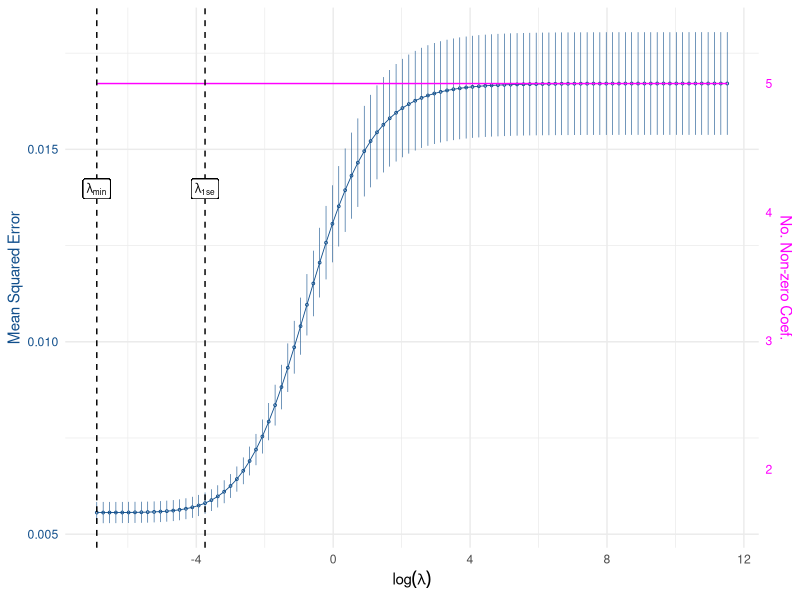
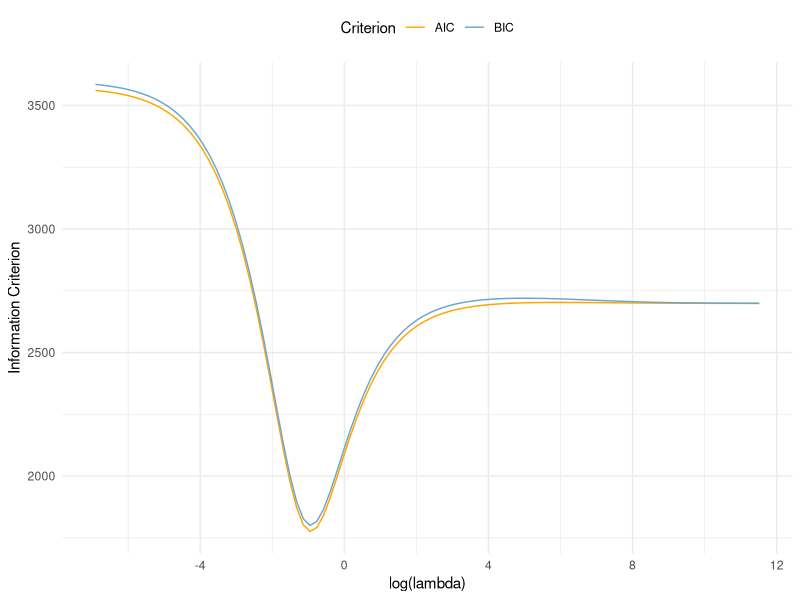
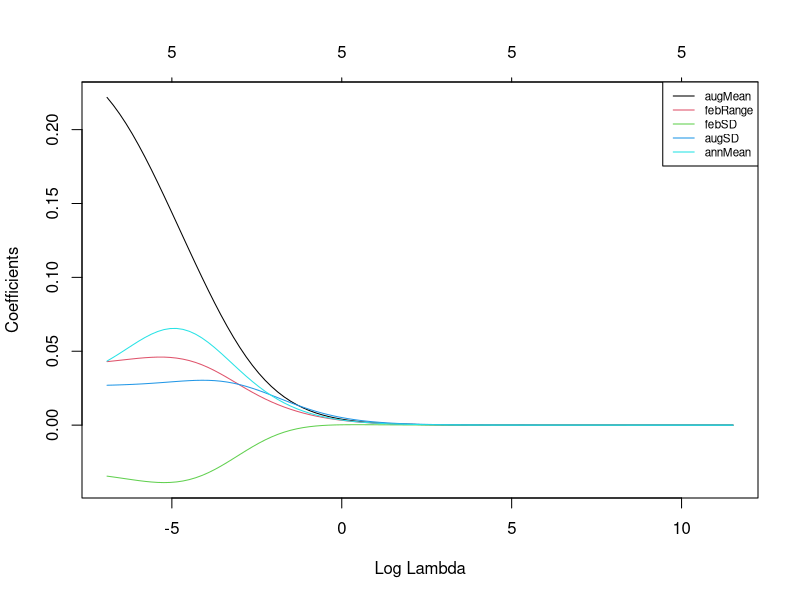
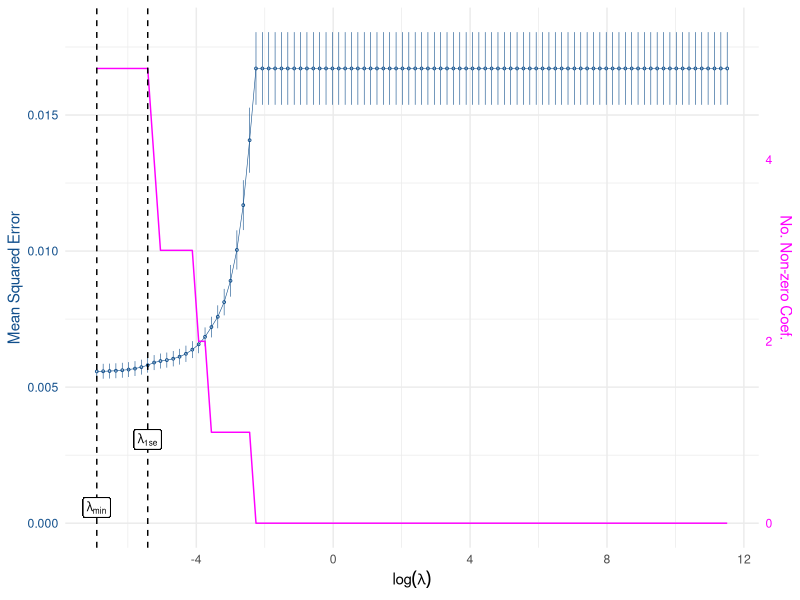
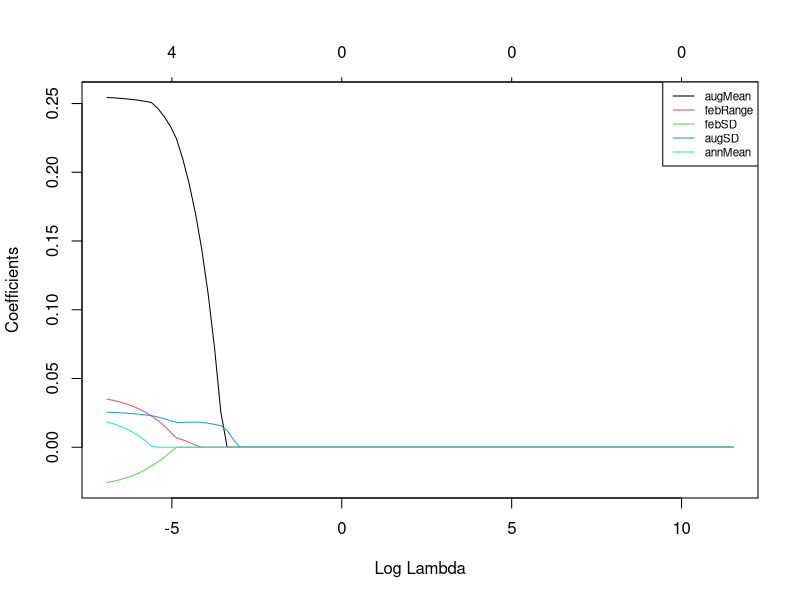
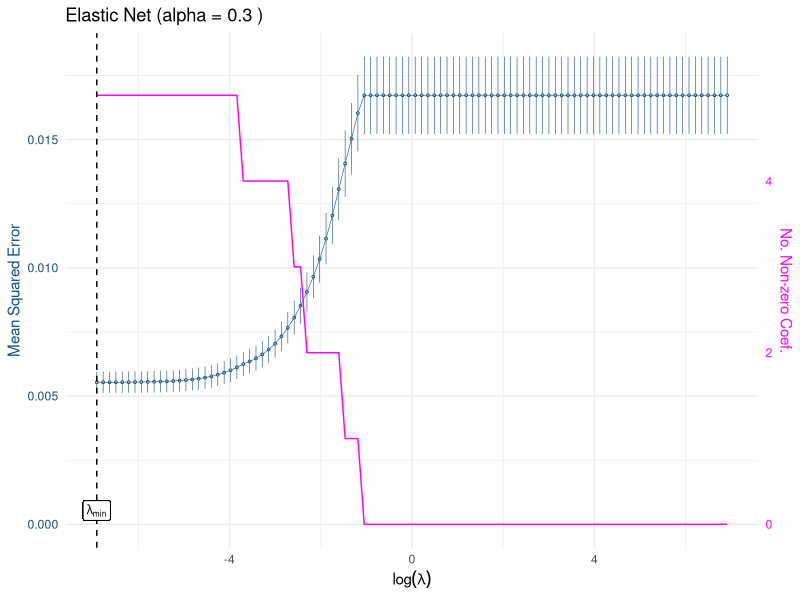
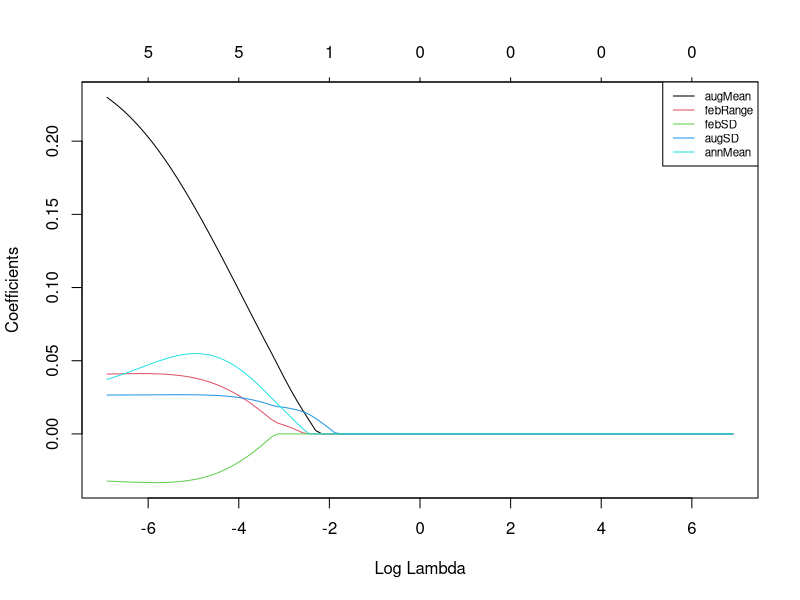

The R source for these figures, in order:
## ---- chunk 1
# Ridge Regression with Cross-Validation

# Set seed for reproducibility
set.seed(123)

# Load necessary libraries
library(glmnet)
library(tidyverse)

# Read the data
sw <- read.csv("data/spp_df2.csv")

# Standardise the response variable and present as a matrix
y <- sw |>
  select(Y) |>
  scale(center = TRUE, scale = FALSE) |>
  as.matrix()

# Provide the predictors as a matrix
X <- sw |>
  select(-X, -dist, -bio, -Y, -Y1, -Y2) |>
  as.matrix()

# Set up lambda sequence
lambdas_to_try <- 10 ^ seq(-3, 5, length.out = 100)

# Perform 10-fold cross-validation
ridge_cv <- cv.glmnet(X, y, alpha = 0, lambda = lambdas_to_try,
  standardize = TRUE, nfolds = 10)
## ---- chunk 2
#| echo: false
#| fig-width: 4
#| fig-height: 2.15
#| fig.cap: "Cross-validation statistics for the Ridge Regression approach applied to the seaweed data."
#| label: fig-ridge-regression

ridge_cv_df <- data.frame(lambda = ridge_cv$lambda,
                          cvm = ridge_cv$cvm,
                          cvmd = ridge_cv$cvsd,
                          nzero = ridge_cv$nzero)

ggplot(data = ridge_cv_df, aes(x = log(lambda), y = cvm)) +
  geom_errorbar(aes(ymin = cvm - cvmd, ymax = cvm + cvmd),
                width = 0.0, colour = "dodgerblue4",
                linewidth = 0.2) +
  geom_point(colour = "dodgerblue4", fill = "white",
             shape = 21, size = 0.6) +
  geom_line(colour = "dodgerblue4", linewidth = 0.3) +
  geom_line(aes(y = nzero / max(nzero) * max(cvm)),
            colour = "magenta") +
  scale_y_continuous(
    name = "Mean Squared Error",
    sec.axis = sec_axis(~ . / max(ridge_cv_df$cvm) * max(ridge_cv_df$nzero),
                        name = "No. Non-zero Coef.")
  ) +
  labs(x = expression(log(lambda))) +
  theme_minimal() +
  theme(
    axis.title.y.right = element_text(color = "magenta"),
    axis.title.y.left = element_text(color = "dodgerblue4"),
    axis.text.y.right = element_text(color = "magenta"),
    axis.text.y.left = element_text(color = "dodgerblue4")
  ) +
  geom_vline(xintercept = log(ridge_cv$lambda.min), linetype = "dashed") +
  geom_vline(xintercept = log(ridge_cv$lambda.1se), linetype = "dashed") +
  geom_label(aes(x = log(ridge_cv$lambda.min), y = max(cvm) - 0.0035),
             label = expression(lambda[min]), vjust = -1,
             size = 3) +
  geom_label(aes(x = log(ridge_cv$lambda.1se), y = max(cvm) - 0.0035),
             label = expression(lambda[`1se`]), vjust = -1,
             size = 3)
## ---- chunk 3
# Fit models and calculate performance metrics
fit_model_and_calculate_metrics <- function(X, y, lambda) {
  model <- glmnet(X, y, alpha = 0, lambda = lambda,
                  standardize = TRUE)
  y_hat <- predict(model, X)
  ssr <- sum((y - y_hat) ^ 2)
  rsq <- cor(y, y_hat) ^ 2
  list(model = model, ssr = ssr, rsq = rsq)
}

# Best cross-validated lambda
lambda_cv <- ridge_cv$lambda.min
mod_cv <- fit_model_and_calculate_metrics(X, y, lambda_cv)

# Print results
mod_cv
## ---- chunk 4
# Calculate AIC and BIC
calculate_ic <- function(X, y, lambda) {
  model <- glmnet(X, y, alpha = 0, lambda = lambda,
                  standardize = TRUE)
  betas <- as.vector(coef(model)[-1])
  resid <- y - (scale(X) %*% betas)
  H <- scale(X) %*%
    solve(t(scale(X)) %*% scale(X) + lambda *
            diag(ncol(X))) %*% t(scale(X))
  df <- sum(diag(H))
  log_resid_ss <- log(sum(resid ^ 2))
  aic <- nrow(X) * log_resid_ss + 2 * df
  bic <- nrow(X) * log_resid_ss + log(nrow(X)) * df
  list(aic = aic, bic = bic)
}

ic_results <- map(lambdas_to_try, ~ calculate_ic(X, y, .x)) |>
  transpose()
## ---- chunk 5
#| fig-width: 3.5
#| fig-height: 2.15
#| fig.cap: "Plot of information criteria for best model fit selected through Ridge Regression."
#| label: fig-aic-bic

# Plot information criteria
plot_ic <- function(lambdas, ic_results) {
  df <- data.frame(lambda = log(lambdas),
                   aic = unlist(ic_results$aic),
                   bic = unlist(ic_results$bic))

  df_long <- pivot_longer(df, cols = c(aic, bic),
                          names_to = "criterion",
                          values_to = "value")

  ggplot(df_long, aes(x = lambda, y = value, color = criterion)) +
    geom_line() +
    scale_color_manual(values = c("aic" = "orange", "bic" = "skyblue3"),
                       labels = c("aic" = "AIC", "bic" = "BIC")) +
    labs(x = "log(lambda)",
         y = "Information Criterion", color = "Criterion") +
    theme_minimal() +
    theme(legend.position = "top",
          legend.direction = "horizontal",
          legend.box = "horizontal")
}

plot_ic(lambdas_to_try, ic_results)
## ---- chunk 6
# Optimal lambdas according to both criteria
lambda_aic <- lambdas_to_try[which.min(ic_results$aic)]
lambda_bic <- lambdas_to_try[which.min(ic_results$bic)]

# Fit final models using the optimal lambdas
mod_aic <- fit_model_and_calculate_metrics(X, y, lambda_aic)
mod_bic <- fit_model_and_calculate_metrics(X, y, lambda_bic)
## ---- chunk 7
#| fig-width: 4.5
#| fig-height: 3.25
#| fig.cap: "Plot of the Ridge Regression coefficients paths."
#| label: fig-coef-path1

# Plot the Ridge Regression coefficients path
res <- glmnet(X, y, alpha = 0, lambda = lambdas_to_try,
              standardize = FALSE)
plot(res, xvar = "lambda")
legend("topright", lwd = 1, col = 1:6,
       legend = colnames(X), cex = 0.7)
## ---- chunk 8
#| echo: false

# Print results
print(paste("CV Lambda:", lambda_cv))
print(paste("AIC Lambda:", round(lambda_aic, 4)))
print(paste("BIC Lambda:", round(lambda_bic, 4)))
print(paste("CV R-squared:", round(mod_cv$rsq, 4)))
print(paste("AIC R-squared:", round(mod_aic$rsq, 4)))
print(paste("BIC R-squared:", round(mod_bic$rsq, 4)))
## ---- chunk 9
res_aic <- glmnet(X, y, alpha = 0, lambda = lambda_aic,
                  standardize = FALSE)
res_aic
coef(res_aic)
## ---- chunk 10
res_cv <- glmnet(X, y, alpha = 0, lambda = lambda_cv,
                 standardize = FALSE)
res_cv
coef(res_cv)
## ---- chunk 11
#| echo: false

# Set seed for reproducibility
set.seed(123)

# Perform 10-fold cross-validation
lasso_cv <- cv.glmnet(X, y, alpha = 1, lambda = lambdas_to_try,
                      standardize = TRUE, nfolds = 10)

# Fit models and calculate performance metrics
fit_model_and_calculate_metrics <- function(X, y, lambda) {
  model <- glmnet(X, y, alpha = 1, lambda = lambda,
                  standardize = TRUE)
  y_hat <- predict(model, X)
  ssr <- sum((y - y_hat) ^ 2)
  rsq <- cor(y, y_hat) ^ 2
  list(model = model, ssr = ssr, rsq = rsq)
}

# Best cross-validated lambda
lambda_cv <- lasso_cv$lambda.min
mod_cv <- fit_model_and_calculate_metrics(X, y, lambda_cv)
## ---- chunk 12
# Print results
mod_cv
coef(mod_cv$model)

# Print results
print(paste("CV Lambda:", lambda_cv))
print(paste("CV R-squared:", round(mod_cv$rsq, 4)))
## ---- chunk 13
#| echo: false
#| fig-width: 4
#| fig-height: 2.15
#| fig.cap: "Cross-validation statistics for Lasso Regression applied to the seaweed data."
#| label: fig-lasso-regression

# Plot cross-validation results (default plot method)
# plot(lasso_cv)
lasso_cv_df <- data.frame(lambda = lasso_cv$lambda,
                          cvm = lasso_cv$cvm,
                          cvmd = lasso_cv$cvsd,
                          nzero = lasso_cv$nzero)

ggplot(data = lasso_cv_df, aes(x = log(lambda), y = cvm)) +
  geom_errorbar(aes(ymin = cvm - cvmd, ymax = cvm + cvmd),
                width = 0.0, colour = "dodgerblue4",
                linewidth = 0.2) +
  geom_point(colour = "dodgerblue4", fill = "white",
             shape = 21, size = 0.6) +
  geom_line(colour = "dodgerblue4", linewidth = 0.2) +
  geom_line(aes(y = nzero / max(nzero) * max(cvm)),
            colour = "magenta") +
  scale_y_continuous(
    name = "Mean Squared Error",
    sec.axis = sec_axis(~ . / max(lasso_cv_df$cvm) * max(lasso_cv_df$nzero),
                        name = "No. Non-zero Coef.")
  ) +
  labs(x = expression(log(lambda))) +
  theme_minimal() +
  theme(
    axis.title.y.right = element_text(color = "magenta"),
    axis.title.y.left = element_text(color = "dodgerblue4"),
    axis.text.y.right = element_text(color = "magenta"),
    axis.text.y.left = element_text(color = "dodgerblue4")
  ) +
  geom_vline(xintercept = log(lasso_cv$lambda.min), linetype = "dashed") +
  geom_vline(xintercept = log(lasso_cv$lambda.1se), linetype = "dashed") +
  geom_label(aes(x = log(lasso_cv$lambda.min), y = min(cvm) - 0.005),
             label = expression(lambda[min]),
             size = 3) +
  geom_label(aes(x = log(lasso_cv$lambda.1se), y = min(cvm) - 0.0025),
             label = expression(lambda[`1se`]),
             size = 3)
## ---- chunk 14
#| echo: false
#| fig-width: 4.5
#| fig-height: 3.25
#| fig.cap: "Plot of the Lasso Regression coefficients paths."
#| label: fig-coef-path2

# Plot the Lasso Regression coefficients path
res <- glmnet(X, y, alpha = 1, lambda = lambdas_to_try,
              standardize = FALSE)
plot(res, xvar = "lambda")
legend("topright", lwd = 1, col = 1:6,
       legend = colnames(X), cex = 0.7)
## ---- chunk 15
# Define the range of alpha values to try
alphas_to_try <- seq(0, 1, by = 0.1)

# Define the range of lambda values to try
lambdas_to_try <- 10^seq(-3, 3, length.out = 100)

# Perform grid search with cross-validation
cv_results <- lapply(alphas_to_try, function(a) {
  cv.glmnet(X, y, alpha = a, lambda = lambdas_to_try,
            standardize = TRUE, nfolds = 10)
})

# Find the best alpha and lambda
best_result <- which.min(sapply(cv_results, function(x) min(x$cvm)))
best_alpha <- alphas_to_try[best_result]
best_lambda <- cv_results[[best_result]]$lambda.min

# Fit the final model with the best parameters
final_model <- glmnet(X, y, alpha = best_alpha,
                      lambda = best_lambda,
                      standardize = TRUE)

# Calculate performance metrics
y_hat <- predict(final_model, X)
ssr <- sum((y - y_hat) ^ 2)
rsq <- cor(y, y_hat) ^ 2
## ---- chunk 16
#| echo: false

# Print results
print(paste("Best Alpha:", best_alpha))
print(paste("Best Lambda:", best_lambda))
print(paste("R-squared:", round(rsq, 4)))
## ---- chunk 17
#| echo: false
#| fig-width: 4
#| fig-height: 2.15
#| fig.cap: "Cross-validation statistics for Elastic Net Regression applied to the seaweed data."
#| label: fig-elastic-net-regression

# Create a data frame for ggplot
cv_df <- data.frame(
  lambda = cv_results[[best_result]]$lambda,
  cvm = cv_results[[best_result]]$cvm,
  cvmd = cv_results[[best_result]]$cvsd,
  nzero = cv_results[[best_result]]$nzero
)

# Plot using ggplot2
ggplot(data = cv_df, aes(x = log(lambda), y = cvm)) +
  geom_errorbar(aes(ymin = cvm - cvmd, ymax = cvm + cvmd),
                width = 0.0, colour = "dodgerblue4",
                linewidth = 0.2) +
  geom_point(colour = "dodgerblue4", fill = "white",
             shape = 21, size = 0.6) +
  geom_line(colour = "dodgerblue4", linewidth = 0.2) +
  geom_line(aes(y = nzero / max(nzero) * max(cvm)),
            colour = "magenta") +
  scale_y_continuous(
    name = "Mean Squared Error",
    sec.axis = sec_axis(~ . / max(cv_df$cvm) * max(cv_df$nzero),
                        name = "No. Non-zero Coef.")
  ) +
  labs(x = expression(log(lambda)),
       title = paste("Elastic Net (alpha =", best_alpha, ")")) +
  theme_minimal() +
  theme(
    axis.title.y.right = element_text(color = "magenta"),
    axis.title.y.left = element_text(color = "dodgerblue4"),
    axis.text.y.right = element_text(color = "magenta"),
    axis.text.y.left = element_text(color = "dodgerblue4")
  ) +
  geom_vline(xintercept = log(best_lambda), linetype = "dashed") +
  geom_label(aes(x = log(best_lambda), y = min(cvm) - 0.005),
             label = expression(lambda[min]),
             size = 3)
## ---- chunk 18
#| echo: false
#| fig-width: 4.5
#| fig-height: 3.25
#| fig.cap: "Plot of the Elastic Net Regression coefficients paths."
#| label: fig-coef-path3

# Plot the Elastic Net regression coefficients path
res <- glmnet(X, y, alpha = best_alpha, lambda = lambdas_to_try,
              standardize = FALSE)
plot(res, xvar = "lambda")
legend("topright", lwd = 1, col = 1:6,
       legend = colnames(X), cex = 0.7)
## ---- chunk 19
coef(cv_results[[best_result]])
